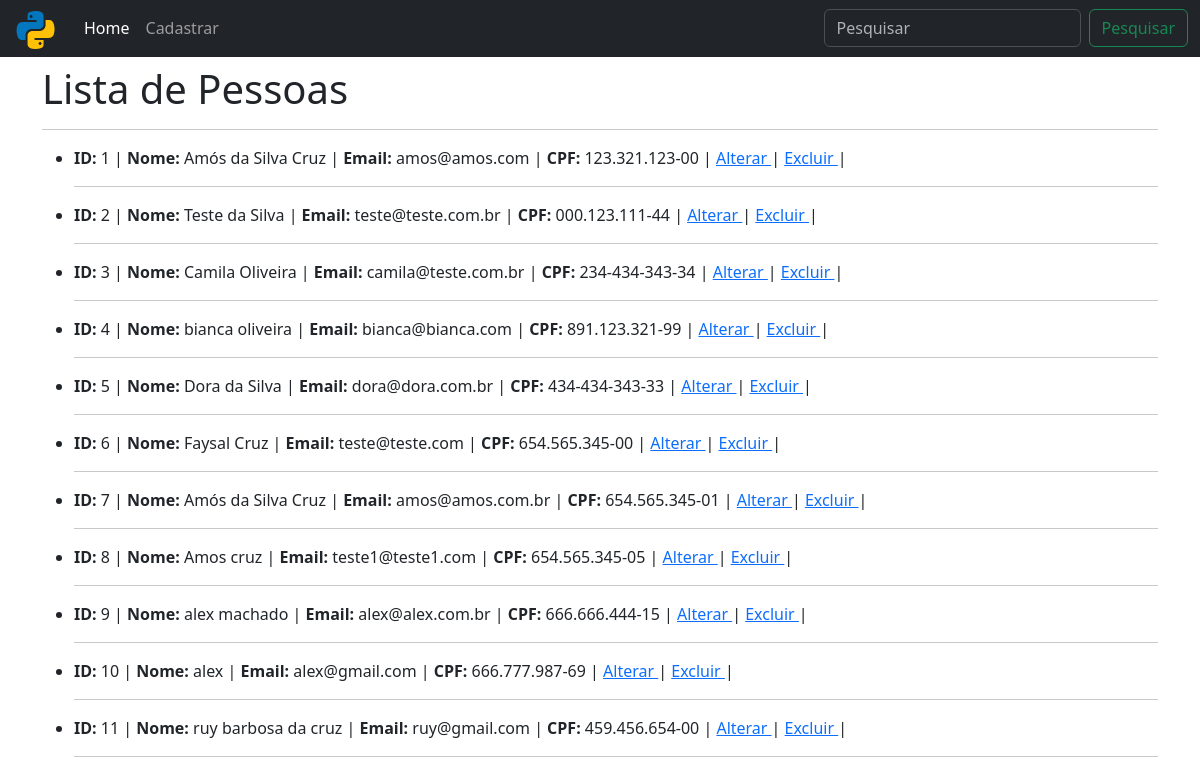
The app's page /crud_app/, older data.
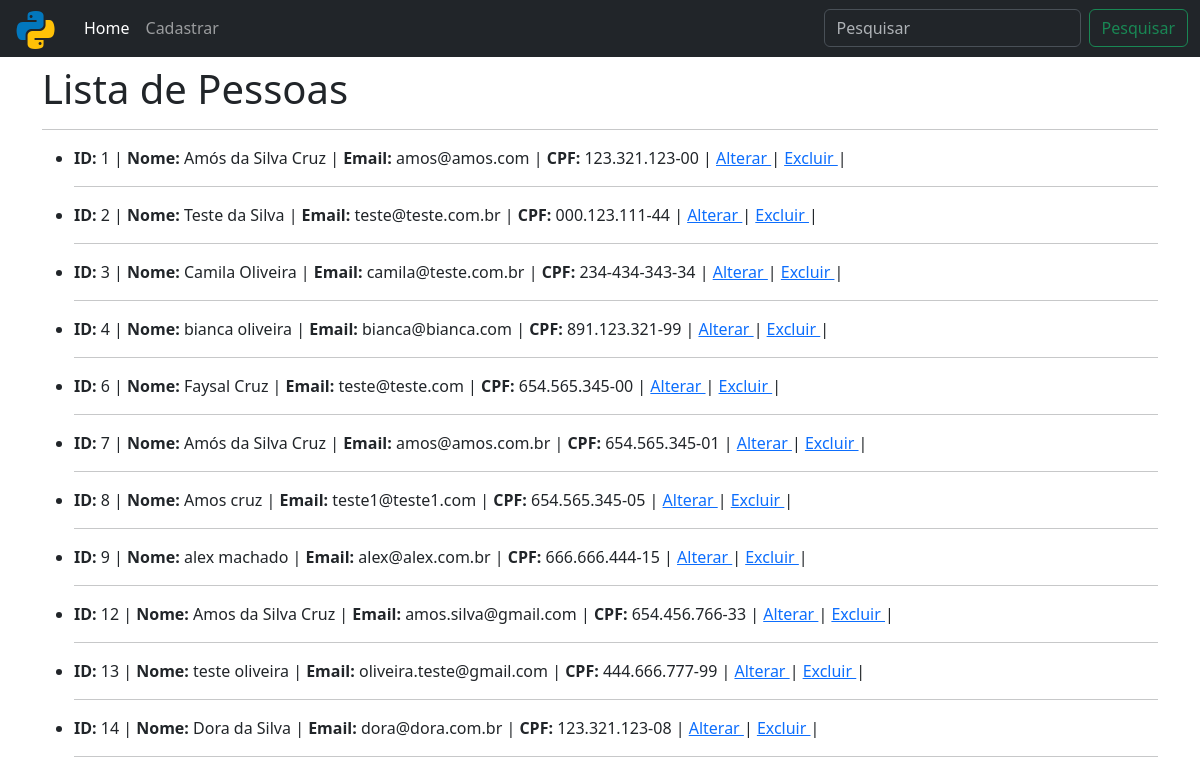
The same page, newer data.
### crud_app/models.py (models this page shows, shortened)
class Pessoa(models.Model):
    id_pessoa = models.AutoField(primary_key=True)  # auto incremento
    nome = models.CharField(max_length=255, null=False, blank=False) # Campo obrigatorio, não vázio
    email = models.EmailField(unique=True, null=False, blank=False)  # Campo unico - não repetido e não vazio
    cpf = models.CharField(max_length=14,unique=True,null=True, blank=True)

### crud_app/views.py (the view)
# urls.py: path('', views.home, name='home'),
def home(request):
    pessoas = Pessoa.objects.all()
    return render(request, "home.html", {"pessoas":pessoas})

### crud_app/templates/home.html (shortened to what this page needs)
{% load static %}
<!doctype html>
<html lang="pt-br">
<head>
    <link href="https://cdn.jsdelivr.net/npm/bootstrap@5.3.8/dist/css/bootstrap.min.css" rel="stylesheet"
>
</head>
<body>
    <nav class="navbar navbar-expand-lg bg-dark mb-2" data-bs-theme="dark">
        <div class="container-fluid">
            <a class="navbar-brand" href="#">
                <img src="{% static 'img/icone.png' %}" style="margin: -10px 0px">
            </a>
            <div class="collapse navbar-collapse" id="navbarSupportedContent">
                <ul class="navbar-nav me-auto mb-2 mb-lg-0">
                    <li class="nav-item">
                        <a class="nav-link active" aria-current="page" href="/crud_app/">Home</a>
                    </li>
                    <li class="nav-item">
                        <a class="nav-link" href="/crud_app/cadastro">Cadastrar</a>
                    </li>
                </ul>
                <form action="{% url 'buscar_pessoa' %}" method="GET" class="d-flex" role="search">
                    <input class="form-control me-2" type="search" placeholder="Pesquisar" aria-label="search" name="buscar" />
                    <button class="btn btn-outline-success" type="submit">Pesquisar</button>
                </form>
            </div>
        </div>
    </nav>
    <div class="container">
        <h1>Lista de Pessoas</h1>
        <hr>
        <ul>
            {% for pessoa in pessoas %}
            <li>
                <b>ID: </b>{{ pessoa.id_pessoa}} |
                <b>Nome: </b>{{ pessoa.nome}}    |
                <b>Email: </b>{{ pessoa.email}}  |
                <b>CPF: </b>{{ pessoa.cpf}}      |
                <a href="{% url 'alterar_pessoa' pessoa.id_pessoa %}"> Alterar </a>      |
                <a href="{% url 'deletar_pessoa' pessoa.id_pessoa %}"> Excluir </a>      |
            </li>
            <hr>
            {% empty %}
            <li> Nehuma Pessoa Cadastrada no Banco!!! </li>
            {% endfor %}
        </ul>
    </div>
</body>
</html>

Row changes from the older to the newer data that the page shows:
removed Pessoa: id_pessoa "5", nome "Dora da Silva", email "dora@dora.com.br", cpf "434-434-343-33"
removed Pessoa: id_pessoa "10", nome "alex", email "alex@gmail.com", cpf "666.777.987-69"
removed Pessoa: id_pessoa "11", nome "ruy barbosa da cruz", email "ruy@gmail.com", cpf "459.456.654-00"
added Pessoa: id_pessoa "12", nome "Amos da Silva Cruz", email "amos.silva@gmail.com", cpf "654.456.766-33"
added Pessoa: id_pessoa "13", nome "teste oliveira", email "oliveira.teste@gmail.com", cpf "444.666.777-99"
added Pessoa: id_pessoa "14", nome "Dora da Silva", email "dora@dora.com.br", cpf "123.321.123-08"
